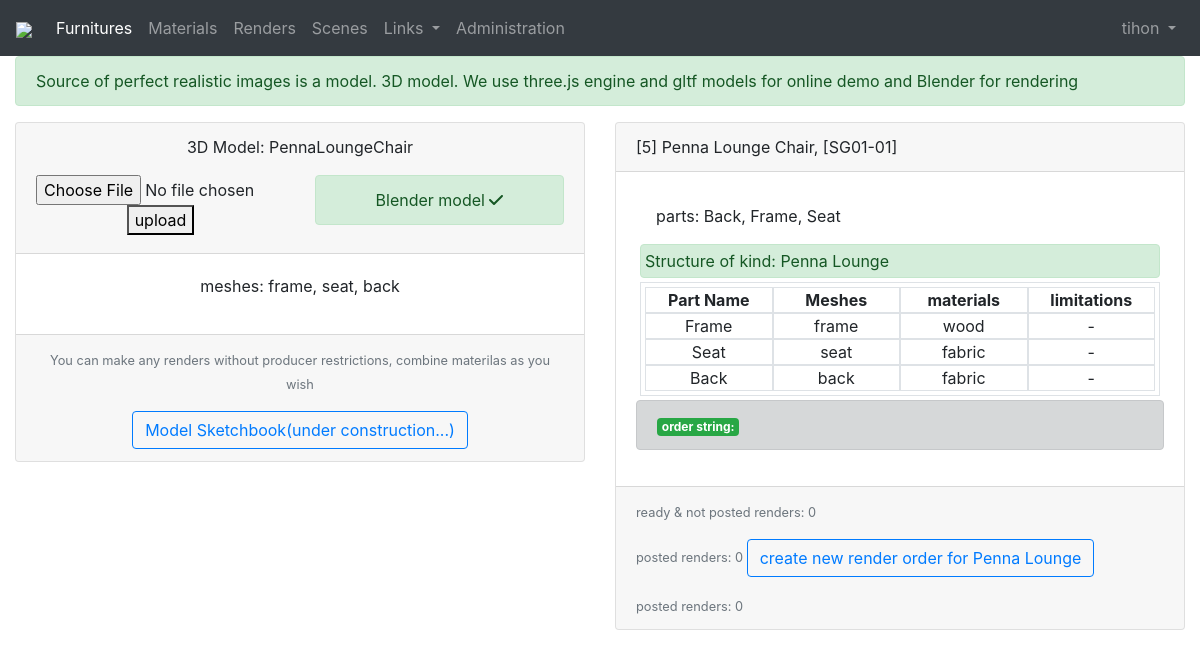
Page /furniture/5 (signed in) on the committed database.
### furniture/models.py (models this page shows, shortened)
class Product(models.Model):
    name = models.CharField(max_length=64)
    model = models.ForeignKey(Model3D, on_delete=models.PROTECT, null=True)
    producer = models.CharField(max_length=32)
    product_code = models.CharField(max_length=32, null=True, blank='')
    type = models.CharField(max_length=5, choices=types)
    collection = models.CharField(max_length=32)
    swatch = models.ImageField(upload_to='static/furniture/swatches',
                               height_field=None, width_field=None, max_length=100, null=True, blank=True)
    @property
    def partNames(self):  # from all kinds
        res = set()
        for k in ProductKind.objects.filter(product_id=self.pk):
            res |= set(k.parts.all().values_list('name', flat=True))
        return sorted(res)  # by name
    def __str__(self):
        return f"[{self.id}] {self.name}, [{self.product_code}]" # producer: {self.producer}
    def external_url(self):
        return mark_safe(u'<a href="{0}" target="_blank">memo sketchbook</a>'.format(
            f'http://sketchbook.memofurniture.com/?product_code={self.product_code}'))
    @property
    def renders(self):
        root = pathlib.Path(settings.MEDIA_ROOT) / str(self.model.id)
        wild1 = '*/*.{jpg,png}' # posted
        wild2 = 'orders/*/*/*.{jpg,png}' # done
        return [str(f)[len(settings.MEDIA_ROOT) + 1:].replace('\\', '/') for f in root.glob(wild1, flags=pathlib.BRACE)]
    @property
    def rendersInOrders(self):
        root = pathlib.Path(settings.MEDIA_ROOT) / str(self.model.id)
        wild2 = 'orders/*/*/*.{jpg,png}'  # done
        return [str(f)[len(settings.MEDIA_ROOT) + 1:].replace('\\', '/') for f in root.glob(wild2, flags=pathlib.BRACE)]

class Model3D(models.Model):
    name = models.CharField(max_length=32, null=True)  #, unique=True
    blend = models.FileField(storage=fs_blender, null=True, blank=True)  # for rendering
    glb = models.FileField(storage=fs_glb, null=True, blank=True)  # for three.js and show on site in realtime
    solidSource = models.FileField(storage=fs_sw, null=True, blank=True)  # source data for our job to convert blender
    updated = models.DateTimeField(auto_now=True, null=True)
    last_modified_by = models.ForeignKey(User, on_delete=models.SET_NULL, null=True, related_name='%(class)s_model_modified')
    @property
    def meshes(self):  # from all kinds
        return Mesh.objects.filter(model_id=self.pk).order_by('pk')

class Mesh(models.Model):
    model = models.ForeignKey(Model3D, on_delete=models.CASCADE)
    name = models.CharField(max_length=16)

class ProductKind(models.Model):
    name = models.CharField(max_length=64)
    product = models.ForeignKey(Product, on_delete=models.CASCADE)
    comment = models.CharField(max_length=128, blank=True, null=True)
    parts = models.ManyToManyField(Part, blank=True, through='Configuration')

class Part(models.Model):
    name = models.CharField(max_length=32)  # empty string missed in sketchbook
    meshes = models.ManyToManyField(Mesh, blank=False)  # if colorchart not null  last mesh depended
    cover = models.ManyToManyField(Nature, blank=False)
    comment = models.CharField(max_length=64, default="", blank=True)

### material/models.py (models this page shows, shortened)
class Nature(models.Model):
    name = models.CharField(max_length=32)

### furniture/views.py (the view, shortened to what this page needs)
# urls.py: path('<int:product_id>', views.product_details, name='details'),
def product_details(request, product_id):
    return render(request, 'details.html',  {'product': Product.objects.get(pk=product_id),
                                             'kinds': ProductKind.objects.filter(product_id=product_id),
                                             'nav_active': 'furniture'})

### render/templatetags/render_tags.py (called while the page is built)
@register.filter
def join_names(obj_list, sep):
    return sep.join([el.name for el in obj_list])

@register.filter
def dict_get(obj, field):
    return obj[str(field)] if str(field) in obj else 0

### furniture/templates/furniture/details.html (shortened to what this page needs)
{% extends "header.html" %}
{% load static %}
{% load render_tags %}
{% block content %}
<form method="post" enctype="multipart/form-data">
    <div class="row">
    <div class="col-12">
        <div class="alert alert-success" role="alert">Source of perfect realistic images is a model. 3D model. We use three.js engine and gltf models for online demo and Blender for rendering</div>
    </div>
    <div class="col-12 col-md-6">
      <div class="card text-center">
        <div class="card-header">
          <div class="row">
            <div class="col-12">
              {% if product.model %}
                <p> 3D Model: {{product.model.name}} </p>
              {% endif %}
            </div>
            <div class="col-6">
              {% if product.model.glb %}
                <div class="alert alert-success" role="alert">GLTF (three.js)<i class="fa fa-check" aria-hidden="true"></i></div>
              {% else %}
                <input type="file" name="gltf">
                <button type="submit">upload</button>
              {% endif %}
            </div>
            <div class="col-6">
                {% if product.model.blend %}
                <div class="alert alert-success" role="alert">Blender model <i class="fa fa-check" aria-hidden="true"></i></div>
                {% else %}
                    <input type="file" name="blend">
                    <button type="submit">Upload .blend</button>
                {% endif %}
            </div>
          </div>
         </div>
        <div class="card-body" >
          <p> meshes: {{product.model.meshes|join_names:", "}}</p>
        </div>
        <div class="card-footer">
           {% if product.model.blend %}
            <p class="card-text"><small class="text-muted">You can make any renders without producer restrictions, combine materilas as you wish</small></p>
            <a href="#" role="button" aria-pressed="true" class="btn btn-outline-primary">Model Sketchbook(under construction...)</a>
           {% else %}
              <small class="text-muted">Upload blend file for rendering</small>
           {% endif %}
        </div>
      </div>
    </div>
    <div class="col-12 col-md-6">
      <div class="card">
         <div class="card-header">
           {{product}}
         </div>
         <div class="card-body">
            <ul class="list-group list-group-flush">
              <li class="list-group-item">parts: {{ product.partNames|join:", " }}</li>
            </ul>
            {% for v in kinds %}
            <div class="alert alert-success p-1 m-1" role="alert">Structure of kind: {{v.name}}</div>
            <div class="row border p-1 m-1">
            <div class="col-3 border align-self-stretch text-center">
                <b>Part Name</b>
            </div>
            <div class="col-3 border align-self-stretch text-center">
                <b>Meshes</b>
            </div>
            <div class="col-3 border align-self-stretch text-center">
                <b>materials</b>
            </div>
            <div class="col border align-self-stretch text-center">
                <b>limitations</b>
            </div>
            {% for p in v.parts.all %}
            <div class="col-3 border align-self-stretch text-center">
                {{p.name}}
            </div>
            <div class="col-3 border align-self-stretch text-center">
                {{p.meshes.all|join_names:", "}}
            </div>
            <div class="col-3 border align-self-stretch text-center">
                {{p.cover.all|join_names:", "}}
            </div>
            <div class="col-3 border align-self-stretch text-center">
                {% if p.limitations|length %}
                {{p.limitations|join:", "}}
                {% else%}
                -
                {% endif %}
            </div>
            {%endfor%}
        </div>
            <div class="alert alert-dark" role="alert"><span class="badge badge-success">order string:</span>{{v.renderOrder}}</div>
            {% endfor %}
         </div>
         <div class="card-footer">
             <p class="card-text"><small class="text-muted">ready & not posted renders: {{ product.rendersInOrders|length }} </small></p>
             <p class="card-text"><small class="text-muted">posted renders: {{ product.renders|length }} </small>
               {% if product.renders|length %}
                 <a href="{% url 'render:product-sketchbook' product_id=product.id %}" role="button" aria-pressed="true" class="btn btn-outline-primary">Product Sketchbook</a>
               {% else %}
                 {% if product.model.blend %}
                   {% for v in kinds %}
                 {% if v.renderOrders %}
                 <a href="{% url 'render:order-run' v.product.model.id v.renderOrders.0.id %}" role="button" aria-pressed="true" class="btn btn-outline-primary">Run order[{{v.renderOrders.0.id}}] for rendering {{v.name}} </a>
                 {% else%}
                 <a href="{% url 'admin:render_order_add' %}" role="button" aria-pressed="true" class="btn btn-outline-primary">create new render order for {{v.name}}</a>
                 {% endif %}
                   {% endfor%}
                 {% else %}
                 <small class="text-muted"><- Upload blend file for rendering</small>
                 {% endif %}
               {% endif %}
             </p>
              <p class="card-text"><small class="text-muted">posted renders: {{ request.session.posted|dict_get:product.id }}</small>
             </p>
         </div>
       </div>
    </div>
</div>
</form>
{% endblock %}

### webapp/templates/header.html (shortened to what this page needs)
<!DOCTYPE html>
<html lang="en">
{% load static %}
<head>
    <link rel="stylesheet" href="https://cdn.jsdelivr.net/npm/bootstrap@4.5.3/dist/css/bootstrap.min.css">
</head>
<body  style="background-color=#f6f6f6">
    <nav class="navbar navbar-expand-lg navbar-dark bg-dark">
      <a class="navbar-brand myLogo" href="{% url 'homepage' %}"><img src="{% static 'webapp/img/favicon.jpg' %}" height="50"></a>
      <div class="collapse navbar-collapse" id="navbarSupportedContent">
        <ul class="navbar-nav mr-auto">
            {% if user.is_authenticated %}
          <li class="nav-item {%if nav_active == 'furniture'%}active{% endif %}">
            <a class="nav-link" href="{% url 'furniture:index' %}">Furnitures</a>
          </li>
          <li class="nav-item {%if nav_active == 'material'%}active{% endif %}">
            <a class="nav-link" href="{% url 'material:index' %}">Materials</a>
          </li>
          <li class="nav-item {%if nav_active == 'renders'%}active{% endif %}">
            <a class="nav-link" href="{% url 'render:index' %}">Renders</a>
          </li>
          <li class="nav-item">
            <a class="nav-link" href="{% url 'render:scene' %}">Scenes</a>
          </li>
          {% else %}
          <li class="nav-item">
            <a class="nav-link" href="#">Demo</a>
          </li>
          {% endif %}
          <li class="nav-item dropdown">
            <a class="nav-link dropdown-toggle" href="/profile" id="navbarDropdown2" role="button" data-toggle="dropdown" aria-haspopup="true" aria-expanded="false">
              Links
            </a>
          </li>
          {% if user.is_superuser %}
          <li class="nav-item">
            <a class="nav-link " href="/admin">Administration</a>
          </li>
          {% endif %}
        </ul>
        <ul class="nav navbar-nav navbar-right pull-right">
        {% if user.is_authenticated %}
            <li class="nav-item dropdown">
                <a class="nav-link dropdown-toggle" href="#" id="navbarDropdown" role="button" data-toggle="dropdown" aria-haspopup="true" aria-expanded="false">
                    {{user.username}}
                </a>
            </li>
        {% endif %}
        </ul>
      </div>
    </nav>
    <div class="container-fluid">
        {% block content %}
        {% endblock %}
    </div>
</body>
</html>

### rows in the picture
Product: model.name "PennaLoungeChair", model.meshes "frame, seat, back", id+name+product_code "[5] Penna Lounge Chair, [SG01-01]", partNames "Back, Frame, Seat", rendersInOrders|length "0", renders|length "0", session.posted|dict_get "0"
ProductKind: name "Penna Lounge"
Part: name "Frame", meshes.all "frame", cover.all "wood"
Part: name "Seat", meshes.all "seat", cover.all "fabric"
Part: name "Back", meshes.all "back", cover.all "fabric"

### other values in the picture
{{ user.username }} "tihon"
